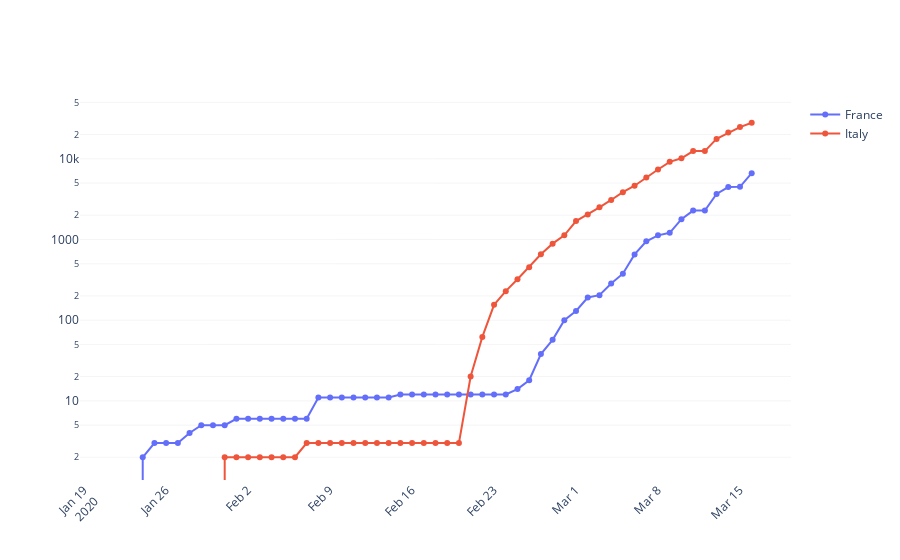

Write notebook code for a chart like this one.
### Markdown cell above
Check the evolution of coronavirus in both countries

### Code cell
# Compare confirmed cases in France and Italy
fig = go.Figure(data=[
    go.Scatter(name='France', x=ts_fr.index, y=ts_fr, mode='lines+markers'),
    go.Scatter(name='Italy', x=ts_it.index, y=ts_it, mode='lines+markers')
])
# change y axis grid options
fig.update_yaxes(
    showgrid=True, gridwidth=.3, gridcolor='gainsboro'
    # zeroline=True, zerolinewidth=.3, zerolinecolor=axis_color
)
# change x axis grid options
fig.update_layout(
    xaxis = dict(
        #tickformat = '%d/%m',
        tickmode = 'auto',
        tickangle = -45,
        #tickvals = df_c.Date

    ))
                     
# change background color, yaxis type and horizontal bar selector
fig.update_layout(plot_bgcolor='white', yaxis_type="log", xaxis_rangeslider_visible=False)

fig.update_xaxes(zeroline=True, zerolinewidth=2, zerolinecolor='LightPink')

fig.show()

### Figure 1 — Plotly figure (JSON) as saved in the notebook; plotly's stock layout.template omitted (floating-point values rounded to 4 significant figures)
{"data": [{"mode": "lines+markers", "name": "France", "type": "scatter", "x": ["2020-01-22T00:00:00", "2020-01-23T00:00:00", "2020-01-24T00:00:00", "2020-01-25T00:00:00", "2020-01-26T00:00:00", "2020-01-27T00:00:00", "2020-01-28T00:00:00", "2020-01-29T00:00:00", "2020-01-30T00:00:00", "2020-01-31T00:00:00", "2020-02-01T00:00:00", "2020-02-02T00:00:00", "2020-02-03T00:00:00", "2020-02-04T00:00:00", "2020-02-05T00:00:00", "2020-02-06T00:00:00", "2020-02-07T00:00:00", "2020-02-08T00:00:00", "2020-02-09T00:00:00", "2020-02-10T00:00:00", "2020-02-11T00:00:00", "2020-02-12T00:00:00", "2020-02-13T00:00:00", "2020-02-14T00:00:00", "2020-02-15T00:00:00", "2020-02-16T00:00:00", "2020-02-17T00:00:00", "2020-02-18T00:00:00", "2020-02-19T00:00:00", "2020-02-20T00:00:00", "2020-02-21T00:00:00", "2020-02-22T00:00:00", "2020-02-23T00:00:00", "2020-02-24T00:00:00", "2020-02-25T00:00:00", "2020-02-26T00:00:00", "2020-02-27T00:00:00", "2020-02-28T00:00:00", "2020-02-29T00:00:00", "2020-03-01T00:00:00", "2020-03-02T00:00:00", "2020-03-03T00:00:00", "2020-03-04T00:00:00", "2020-03-05T00:00:00", "2020-03-06T00:00:00", "2020-03-07T00:00:00", "2020-03-08T00:00:00", "2020-03-09T00:00:00", "2020-03-10T00:00:00", "2020-03-11T00:00:00", "2020-03-12T00:00:00", "2020-03-13T00:00:00", "2020-03-14T00:00:00", "2020-03-15T00:00:00", "2020-03-16T00:00:00"], "y": [0, 0, 2, 3, 3, 3, 4, 5, 5, 5, 6, 6, 6, 6, 6, 6, 6, 11, 11, 11, 11, 11, 11, 11, 12, 12, 12, 12, 12, 12, 12, 12, 12, 12, 14, 18, 38, 57, 100, 130, 191, 204, 285, 377, 653, 949, 1126, 1209, 1784, 2281, 2281, 3661, 4469, 4499, 6633]}, {"mode": "lines+markers", "name": "Italy", "type": "scatter", "x": ["2020-01-22T00:00:00", "2020-01-23T00:00:00", "2020-01-24T00:00:00", "2020-01-25T00:00:00", "2020-01-26T00:00:00", "2020-01-27T00:00:00", "2020-01-28T00:00:00", "2020-01-29T00:00:00", "2020-01-30T00:00:00", "2020-01-31T00:00:00", "2020-02-01T00:00:00", "2020-02-02T00:00:00", "2020-02-03T00:00:00", "2020-02-04T00:00:00", "2020-02-05T00:00:00", "2020-02-06T00:00:00", "2020-02-07T00:00:00", "2020-02-08T00:00:00", "2020-02-09T00:00:00", "2020-02-10T00:00:00", "2020-02-11T00:00:00", "2020-02-12T00:00:00", "2020-02-13T00:00:00", "2020-02-14T00:00:00", "2020-02-15T00:00:00", "2020-02-16T00:00:00", "2020-02-17T00:00:00", "2020-02-18T00:00:00", "2020-02-19T00:00:00", "2020-02-20T00:00:00", "2020-02-21T00:00:00", "2020-02-22T00:00:00", "2020-02-23T00:00:00", "2020-02-24T00:00:00", "2020-02-25T00:00:00", "2020-02-26T00:00:00", "2020-02-27T00:00:00", "2020-02-28T00:00:00", "2020-02-29T00:00:00", "2020-03-01T00:00:00", "2020-03-02T00:00:00", "2020-03-03T00:00:00", "2020-03-04T00:00:00", "2020-03-05T00:00:00", "2020-03-06T00:00:00", "2020-03-07T00:00:00", "2020-03-08T00:00:00", "2020-03-09T00:00:00", "2020-03-10T00:00:00", "2020-03-11T00:00:00", "2020-03-12T00:00:00", "2020-03-13T00:00:00", "2020-03-14T00:00:00", "2020-03-15T00:00:00", "2020-03-16T00:00:00"], "y": [0, 0, 0, 0, 0, 0, 0, 0, 0, 2, 2, 2, 2, 2, 2, 2, 3, 3, 3, 3, 3, 3, 3, 3, 3, 3, 3, 3, 3, 3, 20, 62, 155, 229, 322, 453, 655, 888, 1128, 1694, 2036, 2502, 3089, 3858, 4636, 5883, 7375, 9172, 10149, 12462, 12462, 17660, 21157, 24747, 27980]}], "layout": {"autosize": true, "plot_bgcolor": "white", "xaxis": {"autorange": true, "range": ["2020-01-18 19:22:09.0455", "2020-03-19 04:37:50.9545"], "rangeslider": {"visible": false, "yaxis": {}}, "tickangle": -45, "tickmode": "auto", "type": "date", "zeroline": true, "zerolinecolor": "LightPink", "zerolinewidth": 2}, "yaxis": {"autorange": true, "gridcolor": "gainsboro", "gridwidth": 0.3, "range": [-0.002645, 4.751], "showgrid": true, "type": "log"}}}
